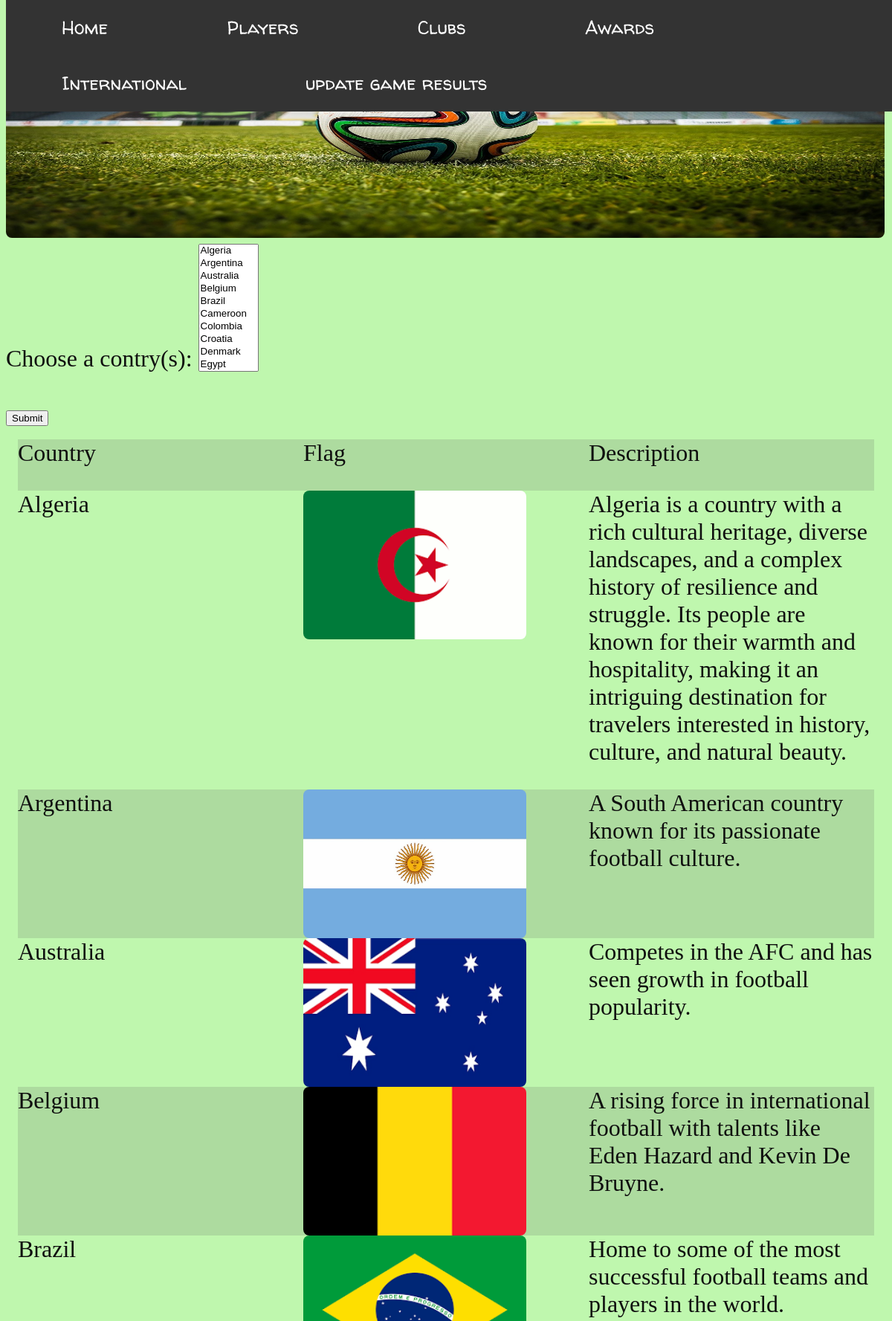
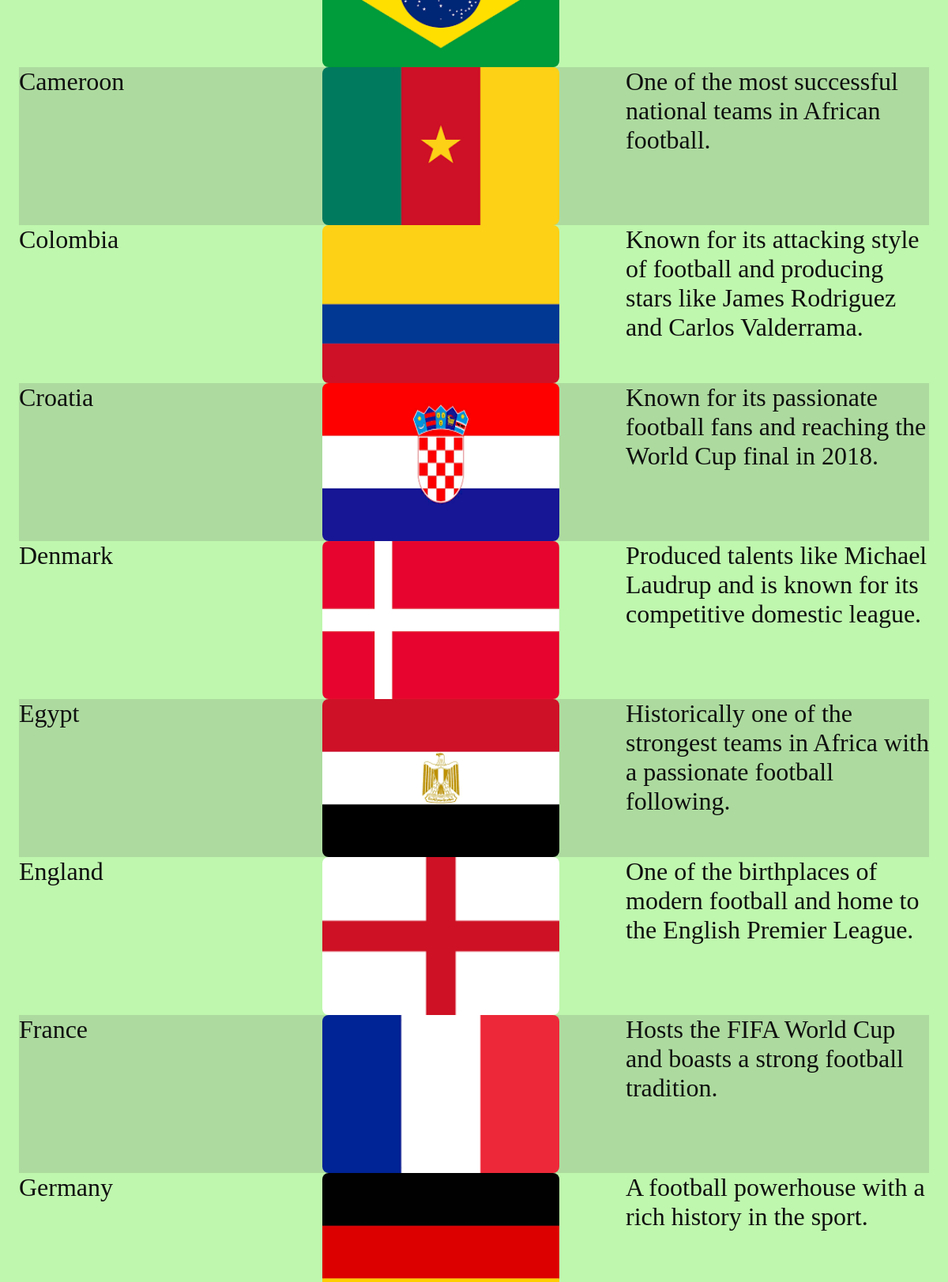
Page /international (upper part) on the committed database (2 pictures, top to bottom).
### tables this page shows
CREATE TABLE International (international_id INTEGER PRIMARY KEY, country TEXT NOT NULL, description TEXT, flag TEXT);

### program.py (the view)
@app.route('/international', methods=['GET', 'POST'])
def international():
    international = str(request.get_data('international'))
    query = 'SELECT * FROM International'
    where = query
    where += ' WHERE international_id = ?'
    order = query
    order += ' ORDER BY country ASC'
    player_international = "SELECT International.country, International.flag, Player.player, Player.photo, International_apperances.apperances\
            FROM International_apperances INNER JOIN Player on International_apperances.player_id = Player.player_id\
            INNER JOIN International ON International_apperances.international_id = International.International_id\
            WHERE International.international_id = ?\
            ORDER BY International.country ASC, International_apperances.apperances DESC;"
    international_award = "SELECT Award.award, Award.award_photo, International.country, International_Award.count\
                    FROM International_Award INNER JOIN Award ON International_Award.award_id = Award.award_id\
                    INNER JOIN International ON International_Award.international_id = International.International_id\
                    WHERE International.international_id = ?\
                    ORDER BY International_award.award_id ASC, International_Award.count DESC;"
    if request.method == 'POST':
        split_international = spliter(international)
        if split_international == ['']:
            return render_template("international.html", results=sqlsetup(order), full_list=sqlsetup(order))
        else:
            international_list = []
            player_international_list = []
            international_award_list = []
            seen = ['no']
            international_list = sql_where(international_list, where, split_international)
            player_international_list = sql_where(player_international_list, player_international, split_international)
            international_award_list = sql_where(international_award_list, international_award, split_international)
            return render_template("international.html", results=international_list, full_list=sqlsetup(order), size=len(international_list), seen=seen, player_international_list=player_international_list, international_award_list=international_award_list)
    else:
        return render_template("international.html", results=sqlsetup(order), full_list=sqlsetup(order))

### program.py (called while the page is built)
def sqlsetup(sql):
    db = sqlite3.connect(DATABASE)
    cursor = db.cursor()
    cursor.execute(sql)
    results = cursor.fetchall()
    return results

### templates/international.html (shortened to what this page needs)
{% extends 'layout.html' %}
{% block content %}
<main>
    <form action="/international" method="post">
        <label for="international">Choose a contry(s):</label>
        <select id="international" name="international" size="10" multiple>
            {%- for international in full_list -%}
                <option value="{{international[0]}}">{{international[1]}}</option>
            {%- endfor -%}
        </select><br><br>
        <input type="submit">
    </form>
    <main class="three_col-grid">
        <article><p>Country</p></article>
        <article><p>Flag</p></article>
        <article><p>Description</p></article>
        {%- for international in results -%}
            <article>
                    <p>{{international[1]}}</p>
            </article>
                <article>
                    <img class="international_img" src=static/images/website/Flags/{{-international[3]-}}.png>
                </article>
                <article>
                    <p>{{international[2]}}</p>
                </article>
        {%- endfor -%}
    </main>
    {% set seen= ['no']%}
    {% set seen= ['no']%}
{% endblock %}

### static/style.css (style rules this page uses)
body { color:#0f0f0f; font-family: 'Oxygen-regular'; font-size: 2rem; background-color: rgb(191, 247, 174); }
body, h1, h2, h3, h4, p, figure, blockquote, dl, img, dd { margin-left: 10; margin-right: 10; margin-top: 0; margin-bottom: 10; }
.international_img { width: 300px; height: 200px; border-radius: 0.5rem; display: block; }
.three_col-grid { display: grid; gap: 0rem; padding: 1rem; grid-template-columns: 1fr 1fr 1fr; }
.three_col-grid>article:nth-child(6n+1), .three_col-grid>article:nth-child(6n+2), .three_col-grid>article:nth-child(6n+3) { background-color: rgb(173, 219, 159); }

### rows in the picture
International: {{ international[0] }} 36 (drawn), country "Algeria", flag (picture), description "Algeria is a country with a rich cultural heritage, diverse landscapes, and a complex history of resilience and struggle. Its people are known for their warmth and hospitality, making it an intriguing destination for travelers interested in history, culture, and natural beauty."
International: {{ international[0] }} 1 (drawn), country "Argentina", flag (picture), description "A South American country known for its passionate football culture."
International: {{ international[0] }} 23 (drawn), country "Australia", flag (picture), description "Competes in the AFC and has seen growth in football popularity."
International: {{ international[0] }} 10 (drawn), country "Belgium", flag (picture), description "A rising force in international football with talents like Eden Hazard and Kevin De Bruyne."
International: {{ international[0] }} 2 (drawn), country "Brazil", flag (picture), description "Home to some of the most successful football teams and players in the world."
International: {{ international[0] }} 25 (drawn), country "Cameroon", flag (picture), description "One of the most successful national teams in African football."
International: {{ international[0] }} 15 (drawn), country "Colombia", flag (picture), description "Known for its attacking style of football and producing stars like James Rodriguez and Carlos Valderrama."
International: {{ international[0] }} 13 (drawn), country "Croatia", flag (picture), description "Known for its passionate football fans and reaching the World Cup final in 2018."
International: {{ international[0] }} 17 (drawn), country "Denmark", flag (picture), description "Produced talents like Michael Laudrup and is known for its competitive domestic league."
International: {{ international[0] }} 26 (drawn), country "Egypt", flag (picture), description "Historically one of the strongest teams in Africa with a passionate football following."
International: {{ international[0] }} 4 (drawn), country "England", flag (picture), description "One of the birthplaces of modern football and home to the English Premier League."
International: country "France", flag (picture), description "Hosts the FIFA World Cup and boasts a strong football tradition."
International: country "Germany", flag (picture), description "A football powerhouse with a rich history in the sport."
